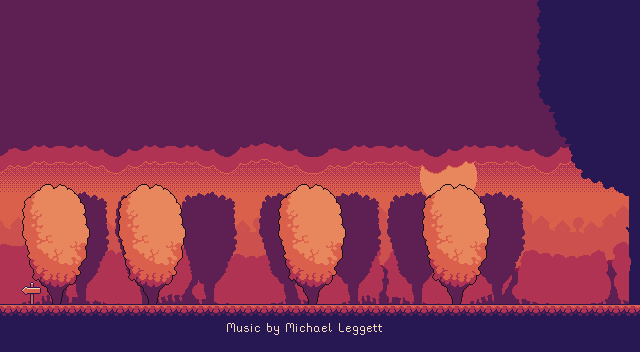

Tiled map render using the project's own tile images. Description and the map definition, with tile-layer contents summarised, below:
An orthogonal 40x22 tile map with 16x16 px tiles, 11 tile layers (sky, town, forest, rays, ...), 11 tilesets and 6 objects (3x bush, 2x player-spawn, balloons).

<map version="1.5" tiledversion="1.7.2" orientation="orthogonal" renderorder="right-down" width="40" height="22" tilewidth="16" tileheight="16" infinite="0" nextlayerid="18" nextobjectid="24">
 <editorsettings>
  <export target="level_town.json" format="json" />
 </editorsettings>
 <tileset firstgid="1" name="Control" tilewidth="16" tileheight="16" tilecount="4" columns="4">
  <image source="../sprites/tileset/control.png" width="64" height="16" />
 </tileset>
 <tileset firstgid="5" source="tilesets/level.tsx" />
 <tileset firstgid="665" name="treeline_3" tilewidth="16" tileheight="16" tilecount="200" columns="20">
  <image source="../sprites/parallax/trees_background.png" width="320" height="175" />
 </tileset>
 <tileset firstgid="865" name="treeline_2" tilewidth="16" tileheight="16" tilecount="200" columns="20">
  <image source="../sprites/parallax/trees_midground.png" width="320" height="160" />
 </tileset>
 <tileset firstgid="1065" name="treeline_1" tilewidth="16" tileheight="16" tilecount="200" columns="20">
  <image source="../sprites/parallax/trees_foreground.png" width="320" height="160" />
 </tileset>
 <tileset firstgid="1265" name="clouds_1" tilewidth="16" tileheight="16" tilecount="40" columns="20">
  <image source="../sprites/parallax/clouds_1.png" width="320" height="32" />
 </tileset>
 <tileset firstgid="1305" name="clouds_2" tilewidth="16" tileheight="16" tilecount="60" columns="20">
  <image source="../sprites/parallax/clouds_2.png" width="320" height="48" />
 </tileset>
 <tileset firstgid="1365" name="sun" tilewidth="16" tileheight="16" tilecount="16" columns="4">
  <image source="../sprites/parallax/sun.png" width="64" height="64" />
 </tileset>
 <tileset firstgid="1381" name="rays" tilewidth="16" tileheight="16" tilecount="80" columns="20">
  <image source="../sprites/parallax/sky_gradient.png" width="320" height="64" />
 </tileset>
 <tileset firstgid="1461" name="town" tilewidth="16" tileheight="16" tilecount="140" columns="20">
  <image source="../sprites/parallax/town_background.png" width="320" height="112" />
 </tileset>
 <tileset firstgid="1601" name="forest" tilewidth="16" tileheight="16" tilecount="140" columns="20">
  <image source="../sprites/parallax/forest_background.png" width="320" height="112" />
 </tileset>
 <layer id="7" name="sky" width="40" height="22">
  <data>[880 cells, 880 non-empty, 1 distinct tile ids]</data>
 </layer>
 <layer id="12" name="town" width="40" height="22">
  <data>[880 cells, 280 non-empty, 140 distinct tile ids]</data>
 </layer>
 <layer id="13" name="forest" width="40" height="22">
  <data>[880 cells, 280 non-empty, 140 distinct tile ids]</data>
 </layer>
 <layer id="11" name="rays" width="40" height="22">
  <data>[880 cells, 160 non-empty, 80 distinct tile ids]</data>
 </layer>
 <layer id="8" name="sun" width="40" height="22">
  <data>[880 cells, 16 non-empty, 16 distinct tile ids]</data>
 </layer>
 <layer id="9" name="clouds_2" width="40" height="22">
  <data>[880 cells, 120 non-empty, 60 distinct tile ids]</data>
 </layer>
 <layer id="10" name="clouds_1" width="40" height="22">
  <data>[880 cells, 400 non-empty, 40 distinct tile ids]</data>
 </layer>
 <layer id="3" name="jumps" width="40" height="22">
  <data>[880 cells, 0 non-empty, 0 distinct tile ids]</data>
 </layer>
 <layer id="15" name="background2" width="40" height="22">
  <data>[880 cells, 207 non-empty, 39 distinct tile ids]</data>
 </layer>
 <layer id="4" name="background1" width="40" height="22">
  <data>[880 cells, 103 non-empty, 39 distinct tile ids]</data>
 </layer>
 <objectgroup id="6" name="objects">
  <object id="13" name="end" type="player-spawn" x="624" y="304">
   <properties>
    <property name="start" type="bool" value="false" />
   </properties>
   <point />
  </object>
  <object id="19" type="bush" x="192" y="256" width="48" height="48" />
  <object id="20" type="balloons" x="576" y="256" width="32" height="48" />
  <object id="21" type="bush" x="496" y="256" width="48" height="48" />
  <object id="22" name="start" type="player-spawn" x="48" y="304">
   <properties>
    <property name="start" type="bool" value="false" />
   </properties>
   <point />
  </object>
  <object id="23" type="bush" x="368" y="256" width="48" height="48" />
 </objectgroup>
 <layer id="1" name="level" width="40" height="22">
  <data>[880 cells, 280 non-empty, 55 distinct tile ids]</data>
 </layer>
</map>
